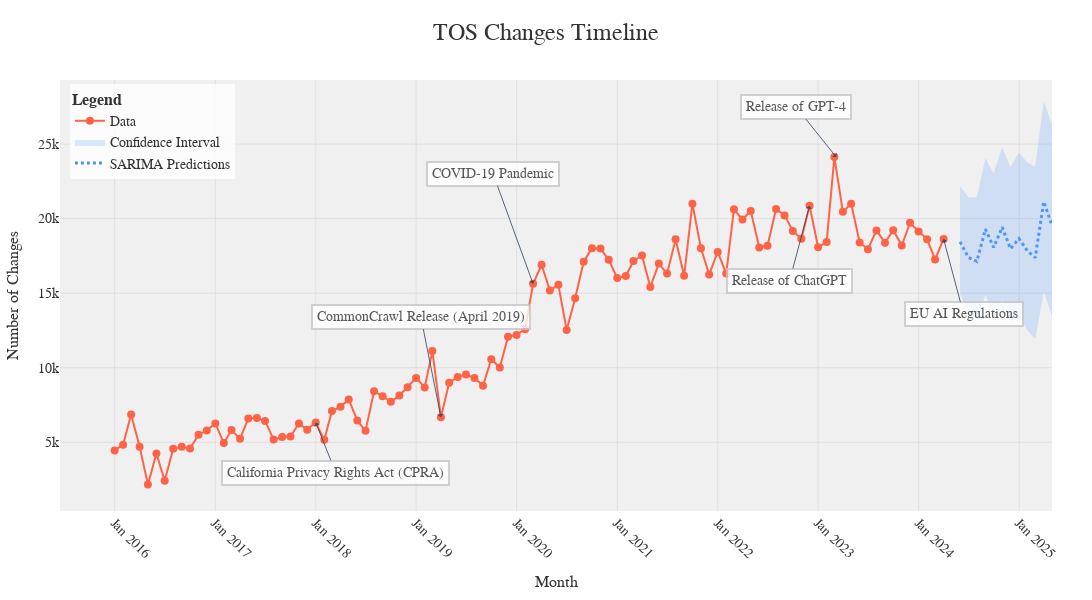

Notebook source saved alongside this figure:
### Markdown cell above
## Temporal Timeline & SARIMA predictions

note: SARIMA predictions just added for fun, can be removed. Used test set for SARIMA to validate results, then ran on full data.

### Code cell
stats_path = 'wayback_extraction/stats_tos'
snapshots_path = 'wayback_extraction/snapshots_tos'

monthly_changes = {}

for filename in os.listdir(stats_path):
    if filename.endswith('.json'):
        file_path = os.path.join(stats_path, filename)
        
        # check for corresponding snapshots folder
        snapshot_folder = os.path.join(snapshots_path, filename.replace('.json', ''))
        if not os.path.isdir(snapshot_folder):
            with open(file_path, 'r') as file:
                data = json.load(file)
                change_counts = data.get('change_counts', {})
                
                # aggregate changes starting from the first snapshot month
                for month, changes in change_counts.items():
                    if month in monthly_changes:
                        monthly_changes[month] += changes
                    else:
                        monthly_changes[month] = changes
        else:
            with open(file_path, 'r') as file:
                data = json.load(file)
                change_counts = data.get('change_counts', {})
                
                # find first snapshot file in snapshot folder
                first_snapshot_month = None
                for snapshot in sorted(os.listdir(snapshots_path)):
                    try:
                        snapshot_month = snapshot[:7]
                        first_snapshot_month = snapshot_month
                        break
                    except IndexError:
                        continue
                
                # if no snapshot is found, skip this JSON file
                if first_snapshot_month is None:
                    continue
                
                # aggregate changes starting from the first snapshot month
                for month, changes in change_counts.items():
                    if month >= first_snapshot_month:
                        if month in monthly_changes:
                            monthly_changes[month] += changes
                        else:
                            monthly_changes[month] = changes
                        
# Convert the aggregated data to a Pandas DataFrame
df = pd.DataFrame(list(monthly_changes.items()), columns=['Month', 'Changes'])
df['Month'] = pd.to_datetime(df['Month'])
df = df.sort_values('Month')

# Replace infinite values with NaN (occurs when dividing by zero)
df.replace([float('inf'), -float('inf')], float('nan'), inplace=True)

# Handle missing values if necessary
df['Changes'] = df['Changes'].fillna(method='ffill')

# Box-Cox transformation to stabilize variance
df['BoxCox_Changes'], lam = boxcox(df['Changes'] + 1)  # Adding 1 to avoid log(0)

# Robust scaling
scaler = RobustScaler()
df['Scaled_Changes'] = scaler.fit_transform(df[['BoxCox_Changes']])

# Create exogenous variables for special events
special_events = {
    'California Privacy Rights Act (CPRA)': '2018-01-01',
    'CommonCrawl Release (April 2019)': '2019-04-01',
    'COVID-19 Pandemic': '2020-03-01',
    'Release of ChatGPT': '2022-12-01',
    'Release of GPT-4': '2023-03-08',
    'EU AI Regulations': '2024-04-01'
}
df['Special_Event'] = 0
for event, date in special_events.items():
    df.loc[df['Month'] == pd.to_datetime(date), 'Special_Event'] = 1

# Fit SARIMA model on the entire dataset with exogenous variables
sarimax_model_all = auto_arima(
    df['Scaled_Changes'].dropna(),
    exogenous=df[['Special_Event']],
    start_p=1, start_q=1,
    max_p=5, max_q=5,
    start_P=0, start_Q=0,
    max_P=2, max_Q=2,
    seasonal=True, m=12,
    d=1, D=1,
    trace=True,
    error_action='ignore',
    suppress_warnings=True,
    stepwise=True
)

# Print the model summary for the model trained on all data
print(sarimax_model_all.summary())

# Forecast future values (e.g., 12 months ahead)
n_periods = 12
future_dates = pd.date_range(start=df['Month'].iloc[-1], periods=n_periods + 1, freq='M')[1:]
exog_future = np.zeros((n_periods, 1))  # Assuming no special events in the future predictions
future_predictions, future_conf_int = sarimax_model_all.predict(n_periods=n_periods, exogenous=exog_future, return_conf_int=True)

# Convert Series to NumPy array before reshaping
future_predictions = future_predictions.values.reshape(-1, 1)
future_conf_int = future_conf_int.reshape(-1, 2)

# Inverse scaling and Box-Cox transformation for future predictions
future_predictions = scaler.inverse_transform(future_predictions).flatten()
future_predictions = (future_predictions * lam + 1) ** (1 / lam) - 1

# Inverse scaling and Box-Cox transformation for confidence intervals
future_conf_int = scaler.inverse_transform(future_conf_int)
future_conf_int = (future_conf_int * lam + 1) ** (1 / lam) - 1

# Create DataFrame for future predictions
future_df = pd.DataFrame({
    'Month': future_dates,
    'SARIMA_Predicted': future_predictions,
    'Conf_Lower': future_conf_int[:, 0],
    'Conf_Upper': future_conf_int[:, 1]
})

# Combine data for plotting
df_combined = pd.concat([df, future_df], ignore_index=True)

residuals = pd.DataFrame(sarimax_model_all.resid())

# Plot residuals
plt.figure(figsize=(12, 6))
plt.plot(residuals)
plt.title('Residuals (Test Set)')
plt.show()

print(residuals.shape)

# Q-Q plot with normal distribution (default)
fig, ax = plt.subplots()
sm.qqplot(residuals.values.ravel(), line='s', ax=ax)
ax.set_title('Q-Q Plot (Normal Distribution) on Test Set')
ax.set_xlim(-2, 2)  # Adjust the x-axis range
ax.set_ylim(-2, 2)  # Adjust the y-axis range
plt.show()

# ACF and PACF plots of residuals
plot_acf(residuals, lags=40)
plt.title('ACF of Residuals (Test Set)')
plt.show()

plot_pacf(residuals, lags=40)
plt.title('PACF of Residuals (Test Set)')
plt.show()

# Create an interactive plot with Plotly
fig = go.Figure()

# Add SARIMA predictions and confidence intervals for future
fig.add_trace(go.Scatter(
    x=future_df['Month'], y=future_df['SARIMA_Predicted'], mode='lines',
    name='SARIMA Predictions', line=dict(color='#4d94ff', width=3, dash='dot')
))
fig.add_trace(go.Scatter(
    x=future_df['Month'], y=future_df['Conf_Lower'], mode='lines',
    line=dict(width=0), showlegend=False
))
fig.add_trace(go.Scatter(
    x=future_df['Month'], y=future_df['Conf_Upper'], mode='lines',
    line=dict(width=0), fill='tonexty', fillcolor='rgba(77, 148, 255, 0.2)',
    name='Confidence Interval'
))

# Add actual data points
fig.add_trace(go.Scatter(
    x=df['Month'], y=df['Changes'], mode='lines+markers',
    name='Data', marker=dict(color='#ff6347', size=8)
))

# Add annotations for important events with adjusted positions
annotation_dates = [
    ('2018-01-01', "California Privacy Rights Act (CPRA)"),
    ('2019-04-01', "CommonCrawl Release (April 2019)"),
    ('2020-03-01', "COVID-19 Pandemic"),
    ('2022-12-01', "Release of ChatGPT"),
    ('2023-03-08', "Release of GPT-4"),
    ('2024-04-01', "EU AI Regulations"),
]

# Adjust annotation positions
annotation_positions = {
    '2018-01-01': {'y_shift': 50, 'x_shift': 20},
    '2019-04-01': {'y_shift': -100, 'x_shift': -20},
    '2020-03-01': {'y_shift': -110, 'x_shift': -40},
    '2022-12-01': {'y_shift': 75, 'x_shift': -20},
    '2023-03-08': {'y_shift': -50, 'x_shift': -40},
    '2024-04-01': {'y_shift': 75, 'x_shift': 20},
}

for date_str, text in annotation_dates:
    date = pd.to_datetime(date_str)
    y_value = df_combined.loc[df_combined['Month'] == date, 'Changes'].values
    if len(y_value) == 0:
        # If no data for the exact date, find the closest previous date with data
        closest_date_idx = (df_combined['Month'] - date).abs().argsort()[0]
        closest_date = df_combined.iloc[closest_date_idx]['Month']
        y_value = df_combined.iloc[closest_date_idx]['Changes']
    else:
        y_value = y_value[0]
    
    shifts = annotation_positions.get(date_str, {'y_shift': -40, 'x_shift': 0})
    
    fig.add_annotation(
        x=date, y=y_value,
        text=text, showarrow=True, arrowhead=1,
        ax=shifts['x_shift'], ay=shifts['y_shift'],
        font=dict(color='#333333', size=14),
        align='center',
        bordercolor='#c7c7c7',
        borderwidth=2,
        borderpad=4,
        bgcolor='#ffffff',
        opacity=0.8
    )

# Update layout for better aesthetics and readability
fig.update_layout(
    title=dict(text="TOS Changes Timeline", font=dict(size=24, color='#333333')),
    xaxis=dict(title="Month", tickformat='%b %Y', tickangle=45, tickfont=dict(size=14), title_font=dict(size=16)),
    yaxis=dict(title="Number of Changes", tickfont=dict(size=14), title_font=dict(size=16)),
    legend=dict(
        x=0.01, y=0.99,
        bgcolor='rgba(255, 255, 255, 0.8)',
        font=dict(size=14),
        title=dict(text='<b>Legend</b>', font=dict(size=16)),
        title_font_color='#333333'
    ),
    template="plotly_white",
    plot_bgcolor='#f0f0f0',
    width=1200,
    height=600,
    font_family="Times",
    font_color="#333333",
    title_font_family="Times",
    title_font_color="#333333",
    legend_title_font_color="#333333",
    title_x=0.5,
    margin=dict(l=40, r=40, t=80, b=80),
)

# Add horizontal gridlines
fig.update_yaxes(showgrid=True, gridwidth=1, gridcolor='#e0e0e0')
fig.update_xaxes(showgrid=True, gridwidth=1, gridcolor='#e0e0e0')

# Show the plot
fig.show()

### Figure 1 — Plotly figure (JSON) as saved in the notebook; plotly's stock layout.template omitted (floating-point values rounded to 4 significant figures)
{"data": [{"line": {"color": "#4d94ff", "dash": "dot", "width": 3}, "mode": "lines", "name": "SARIMA Predictions", "type": "scatter", "x": ["2024-05-31T00:00:00", "2024-06-30T00:00:00", "2024-07-31T00:00:00", "2024-08-31T00:00:00", "2024-09-30T00:00:00", "2024-10-31T00:00:00", "2024-11-30T00:00:00", "2024-12-31T00:00:00", "2025-01-31T00:00:00", "2025-02-28T00:00:00", "2025-03-31T00:00:00", "2025-04-30T00:00:00"], "y": [18440.0, 17400.0, 17130.0, 19290.0, 18070.0, 19420.0, 17980.0, 18650.0, 17810.0, 17380.0, 21120.0, 19540.0]}, {"line": {"width": 0}, "mode": "lines", "showlegend": false, "type": "scatter", "x": ["2024-05-31T00:00:00", "2024-06-30T00:00:00", "2024-07-31T00:00:00", "2024-08-31T00:00:00", "2024-09-30T00:00:00", "2024-10-31T00:00:00", "2024-11-30T00:00:00", "2024-12-31T00:00:00", "2025-01-31T00:00:00", "2025-02-28T00:00:00", "2025-03-31T00:00:00", "2025-04-30T00:00:00"], "y": [14930.0, 13680.0, 13170.0, 14890.0, 13550.0, 14550.0, 13030.0, 13440.0, 12500.0, 11940.0, 15070.0, 13490.0]}, {"fill": "tonexty", "fillcolor": "rgba(77, 148, 255, 0.2)", "line": {"width": 0}, "mode": "lines", "name": "Confidence Interval", "type": "scatter", "x": ["2024-05-31T00:00:00", "2024-06-30T00:00:00", "2024-07-31T00:00:00", "2024-08-31T00:00:00", "2024-09-30T00:00:00", "2024-10-31T00:00:00", "2024-11-30T00:00:00", "2024-12-31T00:00:00", "2025-01-31T00:00:00", "2025-02-28T00:00:00", "2025-03-31T00:00:00", "2025-04-30T00:00:00"], "y": [22190.0, 21410.0, 21430.0, 24060.0, 23020.0, 24760.0, 23440.0, 24430.0, 23740.0, 23480.0, 27850.0, 26320.0]}, {"marker": {"color": "#ff6347", "size": 8}, "mode": "lines+markers", "name": "Data", "type": "scatter", "x": ["2016-01-01T00:00:00", "2016-02-01T00:00:00", "2016-03-01T00:00:00", "2016-04-01T00:00:00", "2016-05-01T00:00:00", "2016-06-01T00:00:00", "2016-07-01T00:00:00", "2016-08-01T00:00:00", "2016-09-01T00:00:00", "2016-10-01T00:00:00", "2016-11-01T00:00:00", "2016-12-01T00:00:00", "2017-01-01T00:00:00", "2017-02-01T00:00:00", "2017-03-01T00:00:00", "2017-04-01T00:00:00", "2017-05-01T00:00:00", "2017-06-01T00:00:00", "2017-07-01T00:00:00", "2017-08-01T00:00:00", "2017-09-01T00:00:00", "2017-10-01T00:00:00", "2017-11-01T00:00:00", "2017-12-01T00:00:00", "2018-01-01T00:00:00", "2018-02-01T00:00:00", "2018-03-01T00:00:00", "2018-04-01T00:00:00", "2018-05-01T00:00:00", "2018-06-01T00:00:00", "2018-07-01T00:00:00", "2018-08-01T00:00:00", "2018-09-01T00:00:00", "2018-10-01T00:00:00", "2018-11-01T00:00:00", "2018-12-01T00:00:00", "2019-01-01T00:00:00", "2019-02-01T00:00:00", "2019-03-01T00:00:00", "2019-04-01T00:00:00", "2019-05-01T00:00:00", "2019-06-01T00:00:00", "2019-07-01T00:00:00", "2019-08-01T00:00:00", "2019-09-01T00:00:00", "2019-10-01T00:00:00", "2019-11-01T00:00:00", "2019-12-01T00:00:00", "2020-01-01T00:00:00", "2020-02-01T00:00:00", "2020-03-01T00:00:00", "2020-04-01T00:00:00", "2020-05-01T00:00:00", "2020-06-01T00:00:00", "2020-07-01T00:00:00", "2020-08-01T00:00:00", "2020-09-01T00:00:00", "2020-10-01T00:00:00", "2020-11-01T00:00:00", "2020-12-01T00:00:00", "2021-01-01T00:00:00", "2021-02-01T00:00:00", "2021-03-01T00:00:00", "2021-04-01T00:00:00", "2021-05-01T00:00:00", "2021-06-01T00:00:00", "2021-07-01T00:00:00", "2021-08-01T00:00:00", "2021-09-01T00:00:00", "2021-10-01T00:00:00", "2021-11-01T00:00:00", "2021-12-01T00:00:00", "2022-01-01T00:00:00", "2022-02-01T00:00:00", "2022-03-01T00:00:00", "2022-04-01T00:00:00", "2022-05-01T00:00:00", "2022-06-01T00:00:00", "2022-07-01T00:00:00", "2022-08-01T00:00:00", "2022-09-01T00:00:00", "2022-10-01T00:00:00", "2022-11-01T00:00:00", "2022-12-01T00:00:00", "2023-01-01T00:00:00", "2023-02-01T00:00:00", "2023-03-01T00:00:00", "2023-04-01T00:00:00", "2023-05-01T00:00:00", "2023-06-01T00:00:00", "2023-07-01T00:00:00", "2023-08-01T00:00:00", "2023-09-01T00:00:00", "2023-10-01T00:00:00", "2023-11-01T00:00:00", "2023-12-01T00:00:00", "2024-01-01T00:00:00", "2024-02-01T00:00:00", "2024-03-01T00:00:00", "2024-04-01T00:00:00"], "y": [4448, 4841, 6865, 4701, 2172, 4248, 2415, 4567, 4698, 4579, 5507, 5788, 6264, 4945, 5816, 5237, 6595, 6632, 6430, 5180, 5358, 5383, 6259, 5848, 6324, 5162, 7096, 7390, 7871, 6453, 5771, 8423, 8084, 7709, 8139, 8696, 9307, 8681, 11113, 6684, 8985, 9375, 9544, 9313, 8789, 10570, 10011, 12081, 12199, 12579, 15628, 16903, 15180, 15557, 12527, 14660, 17108, 18017, 17989, 17237, 16008, 16156, 17155, 17523, 15410, 16981, 16309, 18616, 16159, 20998, 18013, 16253, 17762, 16316, 20622, 19942, 20507, 18064, 18180, 20647, 20213, 19168, 18644, 20863, 18075, 18437, 24121, 20455, 20993, 18398, 17945, 19208, 18383, 19215, 18193, 19721, 19134, 18608, 17261, 18630]}], "layout": {"annotations": [{"align": "center", "arrowhead": 1, "ax": 20, "ay": 50, "bgcolor": "#ffffff", "bordercolor": "#c7c7c7", "borderpad": 4, "borderwidth": 2, "font": {"color": "#333333", "size": 14}, "opacity": 0.8, "showarrow": true, "text": "California Privacy Rights Act (CPRA)", "x": "2018-01-01T00:00:00", "y": 6324}, {"align": "center", "arrowhead": 1, "ax": -20, "ay": -100, "bgcolor": "#ffffff", "bordercolor": "#c7c7c7", "borderpad": 4, "borderwidth": 2, "font": {"color": "#333333", "size": 14}, "opacity": 0.8, "showarrow": true, "text": "CommonCrawl Release (April 2019)", "x": "2019-04-01T00:00:00", "y": 6684}, {"align": "center", "arrowhead": 1, "ax": -40, "ay": -110, "bgcolor": "#ffffff", "bordercolor": "#c7c7c7", "borderpad": 4, "borderwidth": 2, "font": {"color": "#333333", "size": 14}, "opacity": 0.8, "showarrow": true, "text": "COVID-19 Pandemic", "x": "2020-03-01T00:00:00", "y": 15628}, {"align": "center", "arrowhead": 1, "ax": -20, "ay": 75, "bgcolor": "#ffffff", "bordercolor": "#c7c7c7", "borderpad": 4, "borderwidth": 2, "font": {"color": "#333333", "size": 14}, "opacity": 0.8, "showarrow": true, "text": "Release of ChatGPT", "x": "2022-12-01T00:00:00", "y": 20863}, {"align": "center", "arrowhead": 1, "ax": -40, "ay": -50, "bgcolor": "#ffffff", "bordercolor": "#c7c7c7", "borderpad": 4, "borderwidth": 2, "font": {"color": "#333333", "size": 14}, "opacity": 0.8, "showarrow": true, "text": "Release of GPT-4", "x": "2023-03-08T00:00:00", "y": 24121}, {"align": "center", "arrowhead": 1, "ax": 20, "ay": 75, "bgcolor": "#ffffff", "bordercolor": "#c7c7c7", "borderpad": 4, "borderwidth": 2, "font": {"color": "#333333", "size": 14}, "opacity": 0.8, "showarrow": true, "text": "EU AI Regulations", "x": "2024-04-01T00:00:00", "y": 18630}], "font": {"color": "#333333", "family": "Times"}, "height": 600, "legend": {"bgcolor": "rgba(255, 255, 255, 0.8)", "font": {"size": 14}, "title": {"font": {"color": "#333333", "size": 16}, "text": "<b>Legend</b>"}, "x": 0.01, "y": 0.99}, "margin": {"b": 80, "l": 40, "r": 40, "t": 80}, "plot_bgcolor": "#f0f0f0", "title": {"font": {"color": "#333333", "family": "Times", "size": 24}, "text": "TOS Changes Timeline", "x": 0.5}, "width": 1200, "xaxis": {"gridcolor": "#e0e0e0", "gridwidth": 1, "showgrid": true, "tickangle": 45, "tickfont": {"size": 14}, "tickformat": "%b %Y", "title": {"font": {"size": 16}, "text": "Month"}}, "yaxis": {"gridcolor": "#e0e0e0", "gridwidth": 1, "showgrid": true, "tickfont": {"size": 14}, "title": {"font": {"size": 16}, "text": "Number of Changes"}}}}
